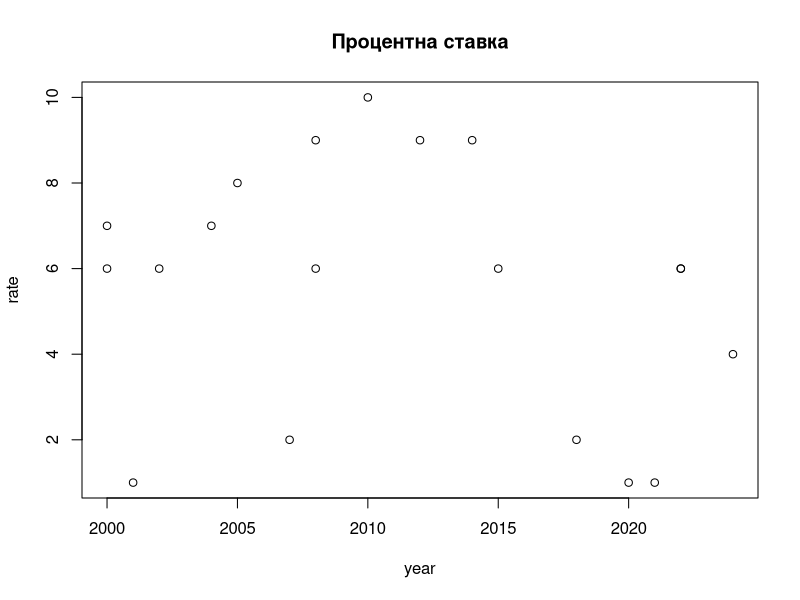

Write the R code that produced this figure.
n=19


o.vector=9:19
t.vector=7:17
cor(o.vector,t.vector)

g.vector=-3*o.vector+sample(1:19,1)
cor(o.vector,g.vector)


year=sample(2000:2024,n,replace=T)
rate=sample(1:10,n,replace=T)
plot(year,rate,main='Процентна ставка')

cor(year,rate)


o=sample(n,replace=T)
t=sample(n,replace=T)
o.matrix=matrix(o,nrow=n,ncol=n)
t.matrix=matrix(t,nrow=n,ncol=n)
o.matrix
t.matrix

x_csv="E:\\Universytet\\31EM Empirychni Metody\\4\\o.csv"
y_csv="E:\\Universytet\\31EM Empirychni Metody\\4\\t.csv"
write.csv(o.matrix, x_csv)
write.csv(t.matrix, y_csv)

print(cor.test(o.matrix,t.matrix,use='complete.obs'))